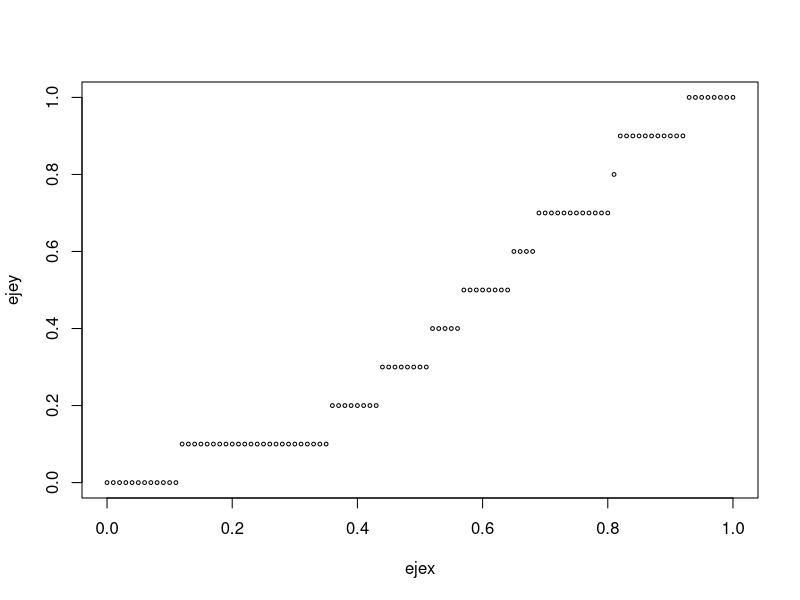
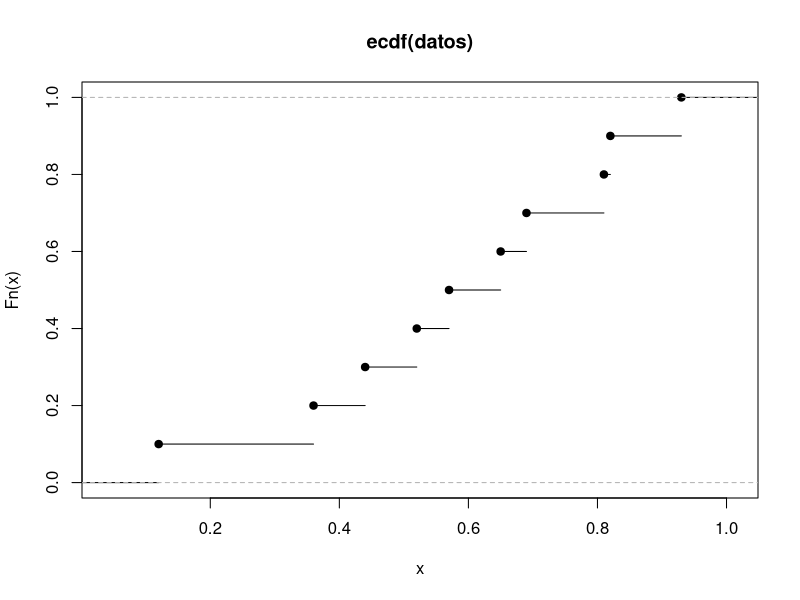
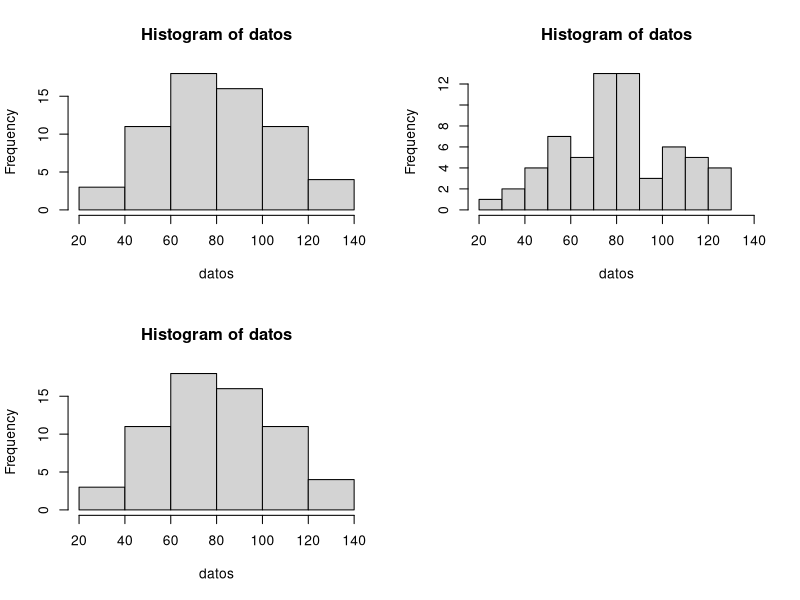
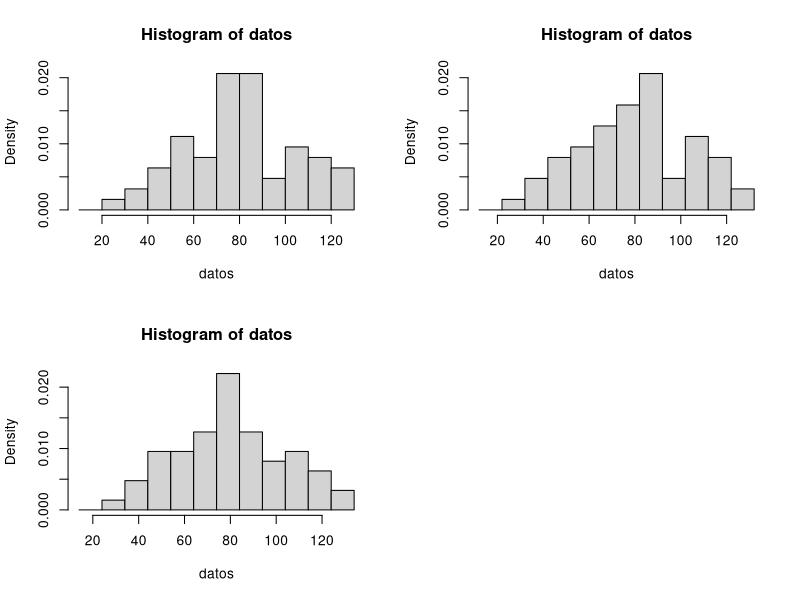
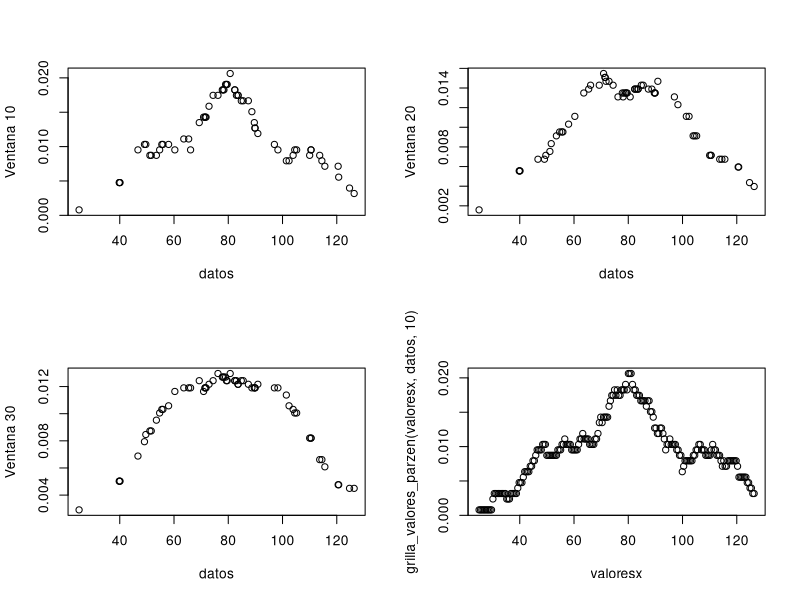
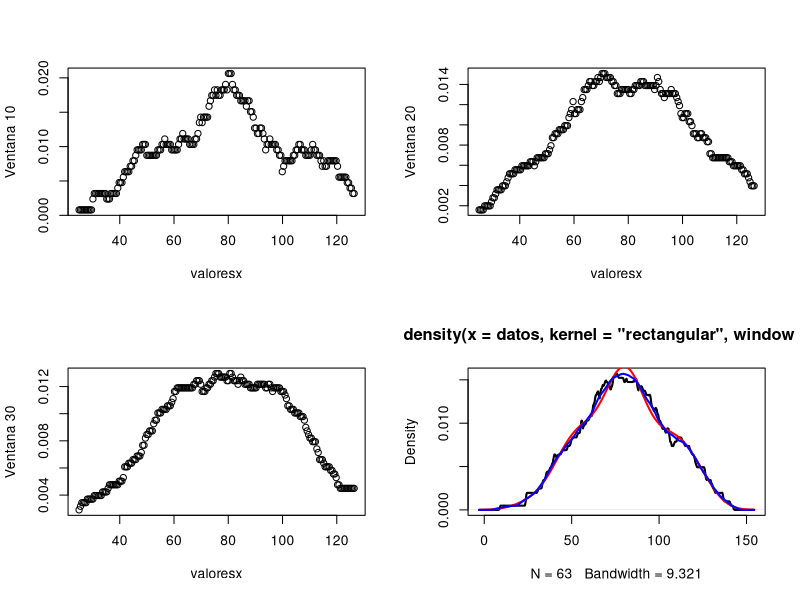

Recreate these plots in R, in order.
## ---- chunk 1
knitr::opts_chunk$set(echo = TRUE)
## ---- chunk 2
datos <- c(0.57, 0.93, 0.81, 0.44,0.36, 0.52,0.65,0.69,0.82,0.12) #los datos son de una uniforme
# datos <- runif(100)
# Empirica devuelve la proba de datos < t
empirica <- function(datos,t){
  mean(datos<=t)
  }

ejex <- seq(0,1,0.01)
ejey <- c()
# Recorro cada x y calculo el y
for(i in ejex){
  ejey<- c(ejey,empirica(datos,i))
}

plot(ejex,ejey,cex=0.5)
## ---- chunk 3
# ecdf: Empirical Cumulative Distribution Function
plot(ecdf(datos))
## ---- chunk 4
# datos = scan(nlines = 4)
# 126.4 82.4 78.1 51.1 90.9 76.2 104.5 87.4 110.5 25.0 69.3 53.5 39.8 63.6 46.7 72.9 79.6 83.6 80.7 
# 60.3 79.0 74.4 49.6 54.7 71.8 49.1 103.9 51.6 82.4 83.6 77.8 79.3 89.6 85.5 58.0 120.7 110.5 65.4 
# 39.9 40.1 88.7 71.4 83.0 55.9 89.9 84.8 105.2 113.7 124.7 114.5 115.6 102.4 101.4 89.8 71.5 70.9 98.3 55.5 66.1 78.4 120.5 97.0 110.0

datos = c(
126.4, 82.4, 78.1, 51.1, 90.9, 76.2, 104.5, 87.4, 110.5, 25.0, 69.3, 53.5, 39.8, 63.6, 46.7, 72.9, 79.6, 83.6, 80.7,60.3, 79.0, 74.4, 49.6, 54.7, 71.8, 49.1, 103.9, 51.6, 82.4, 83.6, 77.8, 79.3, 89.6, 85.5, 58.0, 120.7, 110.5, 65.4, 39.9, 40.1, 88.7, 71.4, 83.0, 55.9, 89.9, 84.8, 105.2, 113.7, 124.7, 114.5, 115.6, 102.4, 101.4, 89.8, 71.5, 70.9, 98.3, 55.5, 66.1, 78.4, 120.5, 97.0, 110.0)

par(mfrow=c(2,2))
hist(datos)
# i) de 20 a 140 con paso 10
hist(datos, breaks = c(10),xlim = c(20,140))
# ii) de 20 a 140 con paso 5. 
hist(datos, breaks = c(5),xlim = c(20,140))
# Comparar los tres histogramas obtenidos. Â¿Tiene algun efecto el refinamiento de los bins?
## ---- chunk 5
par(mfrow=c(2,2))
puntos_corte <- seq(10,130,10)
hist(datos, breaks = puntos_corte, freq = FALSE)

puntos_corte <- puntos_corte +2
hist(datos, breaks = puntos_corte, freq = FALSE)

puntos_corte <- puntos_corte +2
hist(datos, breaks = puntos_corte, freq = FALSE)
# Alerta a que es sensible el histograma? yo me quiero acercar a la densidad
# No quiero poner muy chiquitos
# El histograma parte y hace el mismo corte para todos los puntos
## ---- chunk 6
# 3 probab.est(x,dat,h)
probab.est <- function(x,datos,h){
  valor<- sum(datos>=(x-h) & datos <=(x+h))
  valor/(2*h*length(datos))
}
probab.est(40,datos,10) #0.04761
probab.est(40,datos,20) # 0.0055
## ---- chunk 7
# 4 grilla_valores
grilla_valores <- function(datos,h){
    valores <- c()
    for (i in datos){
    valores <- c(valores,probab.est(i,datos,h)) }
    valores
}
par(mfrow=c(2,2))
plot(datos,grilla_valores(datos,10),ylab ="Ventana 10")
plot(datos,grilla_valores(datos,20),ylab ="Ventana 20")
plot(datos,grilla_valores(datos,30),ylab ="Ventana 30")
## ---- chunk 8
# 5 densidad.est.parzen
densidad.est.parzen <- function(x,datos,h){
  datos <- (datos- x)/h
  valor<- sum(datos>=(-1) & datos <=(1))
  valor*1/2/(h*length(datos))
  
}
densidad.est.parzen(40,datos,10)
## ---- chunk 9
grilla_valores_parzen <- function(valoresx,datos,h){
    # valoresx <- seq(25,126.4,length.out = 200)
    valores <- c()
    for (i in valoresx){
    valores <- c(valores,densidad.est.parzen(i,datos,h)) }
    valores
}

valoresx <- seq(25,126.4,length.out = 200)
plot(valoresx,grilla_valores_parzen(valoresx,datos,10))
## ---- chunk 10
par(mfrow=c(2,2))
plot(valoresx,grilla_valores_parzen(valoresx,datos,10),ylab ="Ventana 10" )
plot(valoresx,grilla_valores_parzen(valoresx,datos,20),ylab ="Ventana 20")
plot(valoresx,grilla_valores_parzen(valoresx,datos,30),ylab ="Ventana 30")
## ---- chunk 11
pp.rec = density(datos,kernel = 'rectangular',window = 5)
pp.gau = density(datos,kernel = 'gaussian',window = 5)
pp.epa = density(datos,kernel = 'epanechnikov',window = 5)


plot(pp.rec)
lines(pp.rec$x,pp.rec$y,type = "l",col="black",lwd=2)
lines(pp.gau$x,pp.gau$y,type = "l",col="red",lwd=2)
lines(pp.epa$x,pp.epa$y,type = "l",col="blue",lwd=2)
